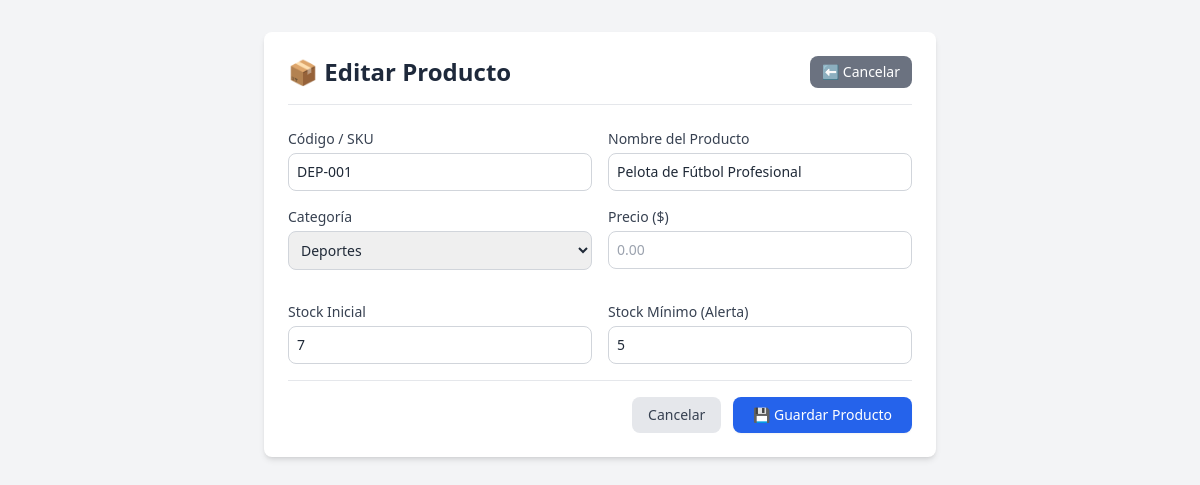
The page /editar/1/ (signed in) on the database its author committed.
### inventory/models.py (models this page shows, shortened)
class Product(models.Model):
    category = models.ForeignKey(Category, on_delete=models.CASCADE, related_name='products')
    sku = models.CharField(max_length=50, unique=True)
    name = models.CharField(max_length=200)
    description = models.TextField(blank=True, null=True)
    price = models.DecimalField(max_digits=10, decimal_places=2)
    current_stock = models.PositiveIntegerField(default=0)
    min_stock = models.PositiveIntegerField(default=5)  # Alerta para el visor 3D
    image_url = models.URLField(
        max_length=500,
        blank=True,
        null=True,
        help_text='URL de imagen libre de derechos (Unsplash, Pexels, etc.)',
    )
    is_active = models.BooleanField(default=True)
    created_at = models.DateTimeField(auto_now_add=True)
    updated_at = models.DateTimeField(auto_now=True)

### inventory/views.py (the view)
# urls.py: path('editar/<int:pk>/', views.product_update, name='product_update'),
@login_required
@user_passes_test(es_administrador, login_url='product_list')
def product_update(request, pk):
    product = get_object_or_404(Product, pk=pk)  # pylint: disable=no-member
    if request.method == 'POST':
        form = ProductForm(request.POST, instance=product)
        if form.is_valid():
            form.save()
            return redirect('product_list')
    else:
        form = ProductForm(instance=product)
    return render(
        request,
        'inventory/product_form.html',
        {'form': form, 'title': 'Editar Producto'},
    )

### inventory/models.py (called while the page is built)
    def __str__(self) -> str:
        return str(self.name)

### inventory/views.py (called while the page is built)
def es_administrador(user):
    return user.is_authenticated and user.is_staff

### inventory/templates/inventory/product_form.html (shortened to what this page needs)
<!DOCTYPE html>
<html lang="es">
<head>
    <script src="https://cdn.tailwindcss.com"></script>
</head>
<body class="bg-gray-100 text-gray-800 p-4 sm:p-8">
    <div class="max-w-2xl mx-auto bg-white p-6 rounded-lg shadow-md">
        <div class="flex justify-between items-center border-b pb-4 mb-6">
            <h1 class="text-2xl font-bold text-slate-800">
                📦 {{ title|default:"Agregar Nuevo Producto" }}
            </h1>
            <a href="{% url 'product_list' %}"
               class="bg-gray-500 text-white px-3 py-1.5 text-sm rounded-lg hover:bg-gray-600 transition-colors">
                ⬅️ Cancelar
            </a>
        </div>
        <form method="post" class="space-y-4">
            <div class="grid grid-cols-1 sm:grid-cols-2 gap-4">
                <div>
                    <label class="block text-sm font-medium text-gray-700 mb-1">Código / SKU</label>
                    <input type="text" name="sku" value="{{ form.sku.value|default:'' }}" required
                           class="w-full p-2 border border-gray-300 rounded-lg text-sm focus:ring-2 focus:ring-blue-500 focus:outline-none"
                           placeholder="EJ: PROD-001">
                </div>
                <div>
                    <label class="block text-sm font-medium text-gray-700 mb-1">Nombre del Producto</label>
                    <input type="text" name="name" value="{{ form.name.value|default:'' }}" required
                           class="w-full p-2 border border-gray-300 rounded-lg text-sm focus:ring-2 focus:ring-blue-500 focus:outline-none"
                           placeholder="Ej: Pelota de Fútbol">
                </div>
            </div>
            <div class="grid grid-cols-1 sm:grid-cols-2 gap-4">
                <div>
                    <label class="block text-sm font-medium text-gray-700 mb-1">Categoría</label>
                    {{ form.category }}
                </div>
                <div>
                    <label class="block text-sm font-medium text-gray-700 mb-1">Precio ($)</label>
                    <input type="number" step="0.01" name="price" value="{{ form.price.value|default:'' }}" required
                           class="w-full p-2 border border-gray-300 rounded-lg text-sm focus:ring-2 focus:ring-blue-500 focus:outline-none"
                           placeholder="0.00">
                </div>
            </div>
            <div class="grid grid-cols-1 sm:grid-cols-2 gap-4">
                <div>
                    <label class="block text-sm font-medium text-gray-700 mb-1">Stock Inicial</label>
                    <input type="number" name="current_stock" value="{{ form.current_stock.value|default:'0' }}" required
                           class="w-full p-2 border border-gray-300 rounded-lg text-sm focus:ring-2 focus:ring-blue-500 focus:outline-none">
                </div>
                <div>
                    <label class="block text-sm font-medium text-gray-700 mb-1">Stock Mínimo (Alerta)</label>
                    <input type="number" name="min_stock" value="{{ form.min_stock.value|default:'5' }}" required
                           class="w-full p-2 border border-gray-300 rounded-lg text-sm focus:ring-2 focus:ring-blue-500 focus:outline-none">
                </div>
            </div>
            <div class="flex justify-end gap-3 pt-4 border-t">
                <a href="{% url 'product_list' %}" class="bg-gray-200 text-gray-700 px-4 py-2 rounded-lg text-sm font-medium hover:bg-gray-300">
                    Cancelar
                </a>
                <button type="submit" class="bg-blue-600 text-white px-5 py-2 rounded-lg text-sm font-medium hover:bg-blue-700 shadow-sm">
                    💾 Guardar Producto
                </button>
            </div>
        </form>
    </div>
</body>
</html>

### rows shown on the page
Product: sku "DEP-001", name "Pelota de Fútbol Profesional", category "Deportes"

### other values the page prints
{{ title|default:"Agregar Nuevo Producto" }} "Editar Producto"
